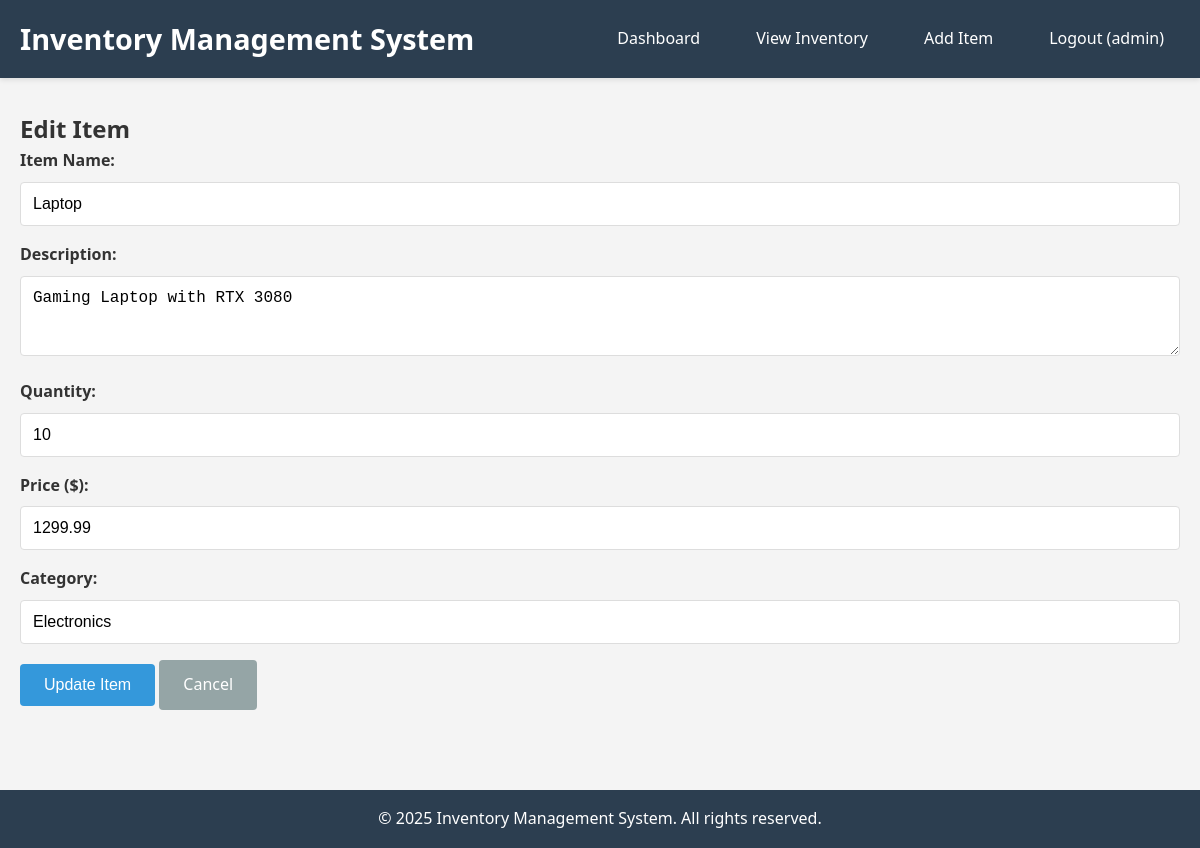
The page /add_item.php?edit=1 (signed in) on the database its author committed.
### tables this page shows
CREATE TABLE inventory_items (
    id INT AUTO_INCREMENT PRIMARY KEY,
    user_id INT NOT NULL,
    item_name VARCHAR(100) NOT NULL,
    description TEXT,
    quantity INT NOT NULL DEFAULT 0,
    price DECIMAL(10, 2) NOT NULL,
    category VARCHAR(50),
    created_at TIMESTAMP DEFAULT CURRENT_TIMESTAMP,
    updated_at TIMESTAMP DEFAULT CURRENT_TIMESTAMP ON UPDATE CURRENT_TIMESTAMP,
    FOREIGN KEY (user_id) REFERENCES users(id) ON DELETE CASCADE
);

### add_item.php (the view, shortened to what this page needs)
<?php
include 'includes/header.php';
$conn = getDBConnection();
$editing_item = null;
if (isset($_GET['edit']) && is_numeric($_GET['edit'])) {
    $item_id = (int)$_GET['edit'];
    $stmt = $conn->prepare("SELECT * FROM inventory_items WHERE id = ? AND user_id = ?");
    $stmt->bind_param("ii", $item_id, $_SESSION['user_id']);
    $stmt->execute();
    $result = $stmt->get_result();
    $editing_item = $result->fetch_assoc();
}
?>
<div class="container">
    <h2><?php echo $editing_item ? 'Edit Item' : 'Add New Item'; ?></h2>
    <form method="POST" action="">
        <div class="form-group">
            <label for="item_name">Item Name:</label>
            <input type="text" id="item_name" name="item_name" value="<?php echo $editing_item ? htmlspecialchars($editing_item['item_name']) : ''; ?>" required>
        </div>
        <div class="form-group">
            <label for="description">Description:</label>
            <textarea id="description" name="description" rows="3"><?php echo $editing_item ? htmlspecialchars($editing_item['description']) : ''; ?></textarea>
        </div>
        <div class="form-group">
            <label for="quantity">Quantity:</label>
            <input type="number" id="quantity" name="quantity" min="0" value="<?php echo $editing_item ? $editing_item['quantity'] : '0'; ?>" required>
        </div>
        <div class="form-group">
            <label for="price">Price ($):</label>
            <input type="number" id="price" name="price" step="0.01" min="0" value="<?php echo $editing_item ? $editing_item['price'] : '0.00'; ?>" required>
        </div>
        <div class="form-group">
            <label for="category">Category:</label>
            <input type="text" id="category" name="category" value="<?php echo $editing_item ? htmlspecialchars($editing_item['category']) : ''; ?>">
        </div>
        <button type="submit" name="<?php echo $editing_item ? 'update_item' : 'add_item'; ?>" class="btn">
            <?php echo $editing_item ? 'Update Item' : 'Add Item'; ?>
        </button>
        <?php if ($editing_item): ?>
            <a href="add_item.php" class="btn btn-secondary">Cancel</a>
        <?php endif; ?>
    </form>
</div>
<?php include 'includes/footer.php'; ?>

### assets/css/style.css (style rules this page uses)
* { margin: 0; padding: 0; box-sizing: border-box; }
body { font-family: 'Segoe UI', Tahoma, Geneva, Verdana, sans-serif; line-height: 1.6; color: #333; background-color: #f4f4f4; }
.container { max-width: 1200px; margin: 0 auto; padding: 0 20px; }
.form-group { margin-bottom: 1rem; }
.form-group label { display: block; margin-bottom: 0.5rem; font-weight: bold; }
.form-group input, .form-group textarea, .form-group select { width: 100%; padding: 0.75rem; border: 1px solid #ddd; border-radius: 4px; font-size: 1rem; }
.btn { display: inline-block; background-color: #3498db; color: white; padding: 0.75rem 1.5rem; border: none; border-radius: 4px; cursor: pointer; font-size: 1rem; text-decoration: none; text-align: center; transition: background-color 0.3s; }
.btn-secondary { background-color: #95a5a6; }

### rows shown on the page
inventory_items: item_name "Laptop", description "Gaming Laptop with RTX 3080", quantity "10", price "1299.99", category "Electronics"

### other values the page prints
$_SESSION['username'] "admin"
